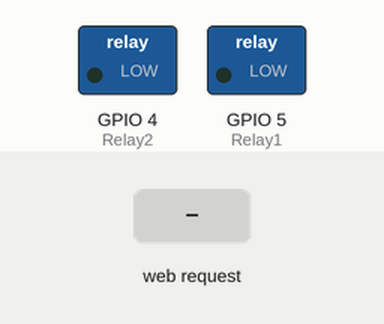
Recording of a sketch running on a simulated ESP8266 (NodeMCU). On the bench: switched loads named in the sketch (green lamp = pin HIGH). Inputs (shaded band) come from the test bench. WiFi joins after 1.5 s; servers stay silent unless stated; what the sketch prints to the serial monitor is not drawn.

Above: at 2.7 s.
2.8 s: HTTP request GET /RELAY1=ON received
At 3.2 s:
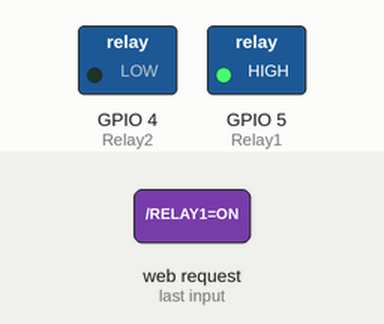
4.3 s: HTTP request GET /RELAY2=ON received
At 4.7 s:
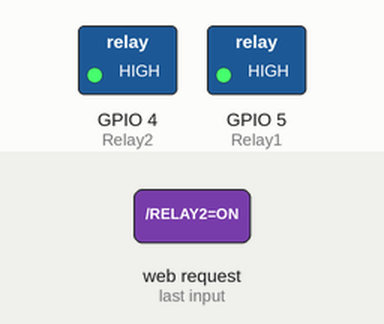
6.3 s: HTTP request GET /RELAY1=OFF received
At 7.1 s:
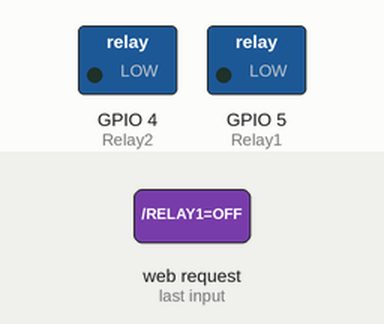
7.8 s: HTTP request GET /RELAY2=ON received
At 8.2 s:
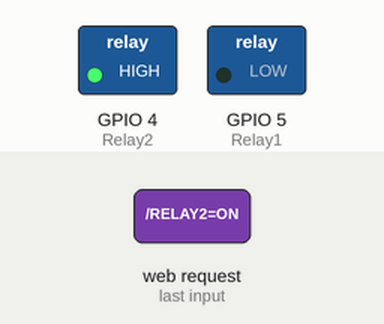
Timing chart, 0 to 10.8 s (numbered marks = the images above; inputs shaded):
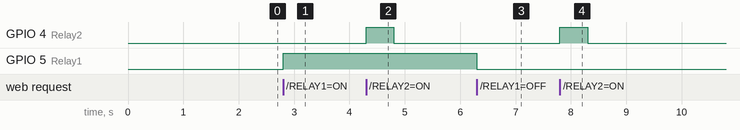

Measured:
- after the input at 2.8 s, GPIO 5 (Relay1): LOW → HIGH at once
- after the input at 4.3 s, GPIO 4 (Relay2): LOW → HIGH at once, → LOW 0.50 s later
- after the input at 6.3 s, GPIO 5 (Relay1): HIGH → LOW at once
- after the input at 7.8 s, GPIO 4 (Relay2): LOW → HIGH at once, → LOW 0.50 s later

The sketch:

BIKE_START.ino
```cpp
#include <ESP8266WiFi.h>

const char* ssid = "santa";			//YOUR WIFI USER NAME
const char* password = "santamanyu";		//YOUR WIFI PASSWORD

int Relay1 = 5;   //D1
int Relay2 = 4;   //D2
int Relay3 = 0;   //D3
int Relay4 = 2;   //D4
int choice = 0;

WiFiServer server(80);

void setup() {
  Serial.begin(115200);
  delay(10);
  pinMode(Relay1, OUTPUT);
  digitalWrite(Relay1, LOW);
  pinMode(Relay2, OUTPUT);
  digitalWrite(Relay2, LOW);

  // Connect to WiFi network
  Serial.println();
  Serial.println();
  Serial.print("Connecting to ");
  Serial.println(ssid);
  WiFi.begin(ssid, password);
  while (WiFi.status() != WL_CONNECTED) {
    delay(100);
    Serial.print(".");
  }
  Serial.println("");
  Serial.println("WiFi connected");

  // Start the server
  server.begin();
  Serial.println("Server started");

  // Print the IP address
  Serial.print("Use this URL to connect: ");
  Serial.print("http://");
  Serial.print(WiFi.localIP());
  Serial.println("/");
}

void loop() {

//pattern for indicator light
switch (choice)
  {
	case 0:
  digitalWrite(Relay3, LOW);
  digitalWrite(Relay4, LOW);
    break;
    case 1:
  digitalWrite(Relay3, HIGH);
  digitalWrite(Relay4, HIGH);
  delay(500);
  digitalWrite(Relay3, LOW);
  digitalWrite(Relay4, LOW);
  delay(500);
  break;
  case 2:
  digitalWrite(Relay3, HIGH);
  delay(500);
  digitalWrite(Relay3, LOW);
  digitalWrite(Relay4, HIGH);
  delay(500);
  digitalWrite(Relay4, LOW);
  }

 // Check if a client has connected
  WiFiClient client = server.available();
  if (!client) {
    return;
  }

  // Wait until the client sends some data
  Serial.println("new client");
  while(!client.available()){
    delay(1);
  }

 // Read the first line of the request
  String request = client.readStringUntil('\r');
  Serial.println(request);
  client.flush();

  // Match the request
  if (request.indexOf("/RELAY1=ON") != -1)  {
    digitalWrite(Relay1, HIGH);
  }
  if (request.indexOf("/RELAY1=OFF") != -1)  {
    digitalWrite(Relay1, LOW);
   }
  if (request.indexOf("/RELAY2=ON") != -1)  {
  digitalWrite(Relay2, HIGH);
  delay(500);
  digitalWrite(Relay2, LOW);
   }
   //indicators
  if (request.indexOf("/RELAY3=OFF") != -1)  {
  choice=0;
  }
  if (request.indexOf("/RELAY3=ON") != -1)  {
  choice=1;
  }
  if (request.indexOf("/RELAY4=ON") != -1)  {
  choice=2;
  }


    // Return the response
  client.println("HTTP/1.1 200 OK");
  client.println("Content-Type: text/html");
  client.println(""); //  do not forget this one

  client.println("<!DOCTYPE HTML>");
  client.println("<html>");
  client.println("<body align=center background=http://www.walldevil.com/wallpapers/a87/pattern-texture-light-background-wallpaper-flower-image.jpg width=1202 height=1206>");
  client.println("<br><font size=7><b>MY BIKE CONTROL</b></font>");
  client.print("<h1>       -by SANTAMANYU </h1>");
  client.println("<img src=https://lh3.googleusercontent.com/-Xmm9eDnFt3Y/AAAAAAAAAAI/AAAAAAAAAA0/JlT9RRqzEJw/photo.jpg?sz=50 width=202 height=206 border=5 /><br/>");
  client.println("<br><a href=\"/RELAY1=ON\"\"><button style=height:200px;width:400px;color:green;border-radius:100px;><h1> IGNITION ON</h1></button></a>");
  client.println("<a href=\"/RELAY1=OFF\"\"><button style=height:200px;width:400px;color:red;border-radius:100px;><h1>IGNITION OFF</h1> </button></a><br />");
  client.println("<br><a href=\"/RELAY2=ON\"\"><button style=height:200px;width:800px;color:green;border-radius:100px;><h1> BIKE START</h1></button></a>");
  client.println("<br><a href=\"/RELAY3=ON\"\"><button style=height:200px;width:400px;color:green;border-radius:100px;><h1> INDICATORS ON</h1></button></a>");
  client.println("<a href=\"/RELAY3=OFF\"\"><button style=height:200px;width:400px;color:red;border-radius:100px;><h1>INDICATORS OFF</h1> </button></a>");
  client.println("<br><a href=\"/RELAY4=ON\"\"><button style=height:200px;width:400px;color:green;border-radius:100px;><h1> INDICATORS patterns</h1></button></a><br />");

  client.println("</body>");
  client.println("</html>");
  delay(1);
  Serial.println("Client disonnected");
  Serial.println("");

}
```
